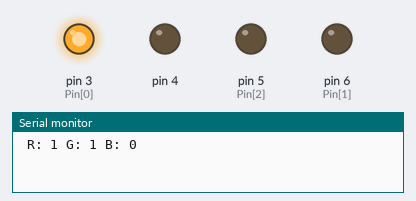
The sketch below on a simulated Arduino Uno, built with avr-gcc and run on an emulated ATmega328P. On the bench: output pins drawn as LEDs (lit = HIGH), the last lines printed to the serial monitor.

Above: at 0.3 s.
At 0.95 s:
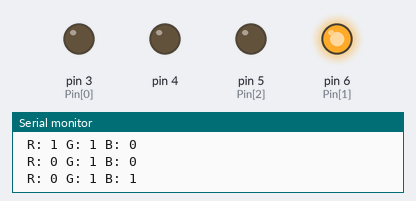
At 1.3 s:
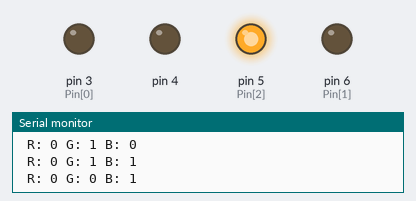
At 1.6 s:
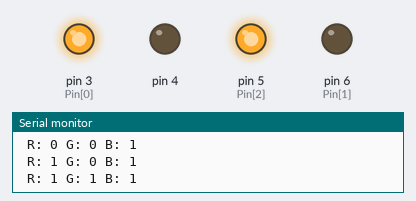
At 2.2 s:
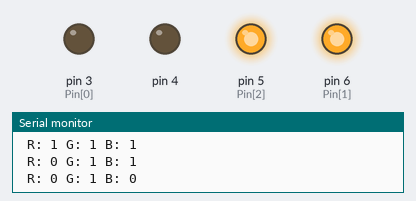
At 2.85 s:
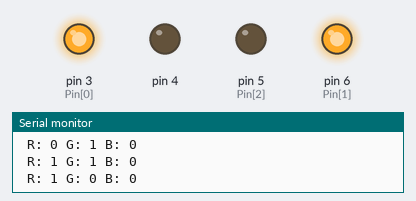
Timing chart, 0 to 6.2 s (numbered marks = the images above):
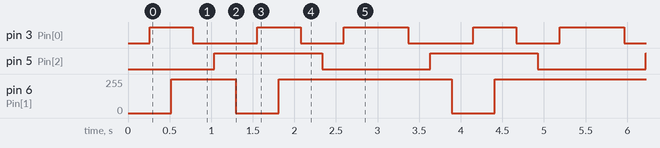

Measured:
- by itself, pin 3 (Pin[0]): repeats every 2.6 s: HIGH 0.52 s, LOW 0.52 s, HIGH 0.78 s, LOW 0.78 s
- by itself, pin 5 (Pin[2]): alternates HIGH for 1.3 s and LOW for 1.3 s
- by itself, pin 6 (Pin[1]): repeats every 2.6 s: 0/255 0.52 s, 255/255 2.1 s

The sketch:

Colori_Byte.ino
```cpp
const long int info = 190568851; // 190568851 = 001 011 010 110 111 101 100 110 010 011
String    nome[] = {" R: ", " G: ", " B: "};
const int Pin [] = { 3   ,  6   ,  5   };
boolean   val [] = {true , false, false};

long int c;

int temp = 1, v = 1;

void setup() {
  Serial.begin(9600);
  pinMode(4, OUTPUT);
  for (int i = 0; i<3; i++){ pinMode(Pin[i], OUTPUT); }
  c = info;
  aumenta(Pin[0]);    //001
}

void loop() {
  for (int i = 0; i<3; i++){
    Serial.print (nome[i]); Serial.print(c&1);
    if      ((c&1) == true  && val[i] == false) { aumenta   (Pin[i]); val[i] = true ; }
    else if ((c&1) == false && val[i] == true ) { diminuisci(Pin[i]); val[i] = false; }
    c = c >> 1;
  }
  Serial.println(' ');

  if (c == 0){c = info; Serial.println("___Fine ciclo___");}
}

void aumenta(int pin) {
  for (int i = 0; i <=255; i+=v){
    analogWrite(pin,i);
    delay(temp);
 }
}

void diminuisci(int pin) {
  for (int i = 255; i >= 0; i-=v){
    analogWrite(pin,i);
    delay(temp);
  }
}
```
